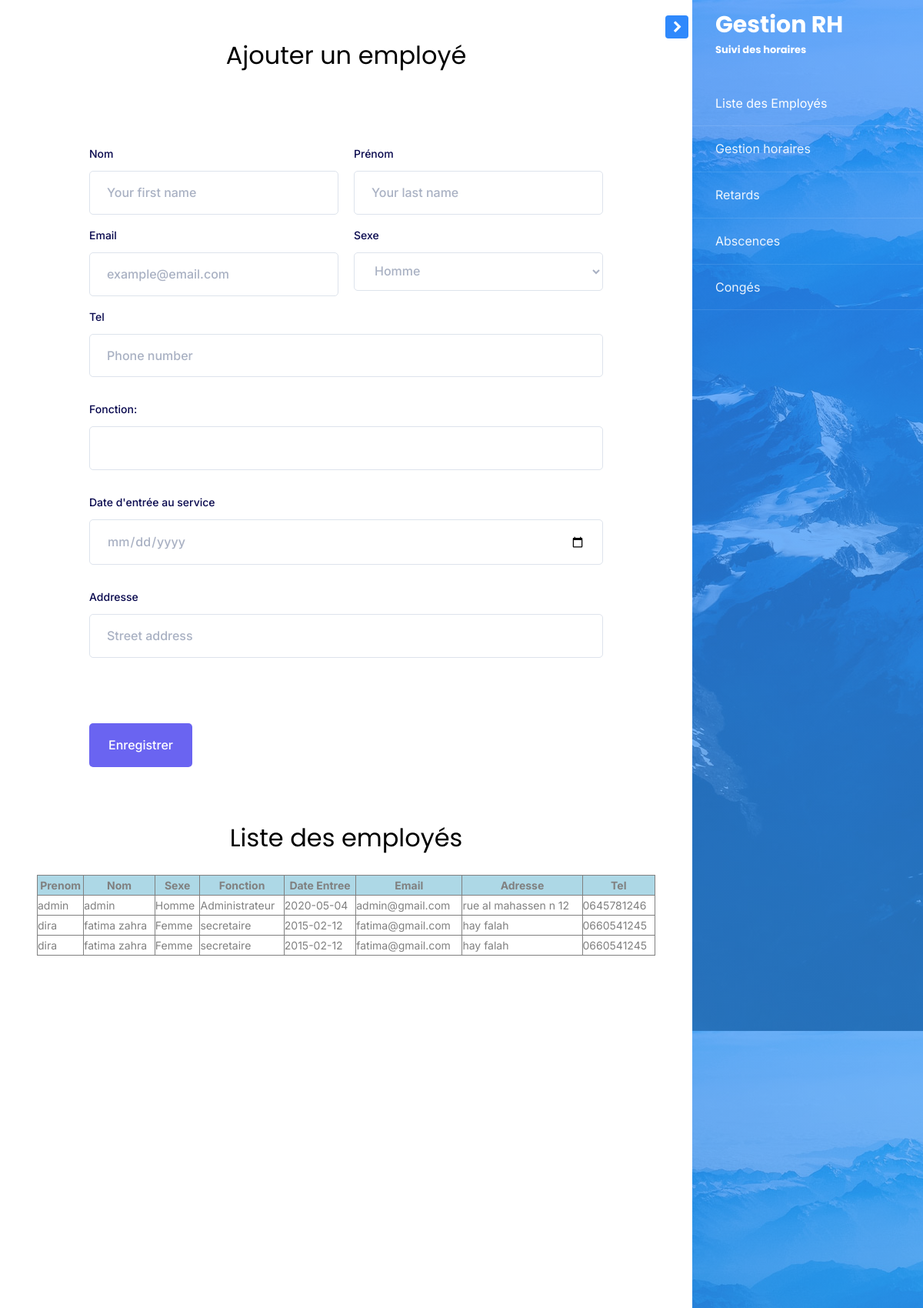
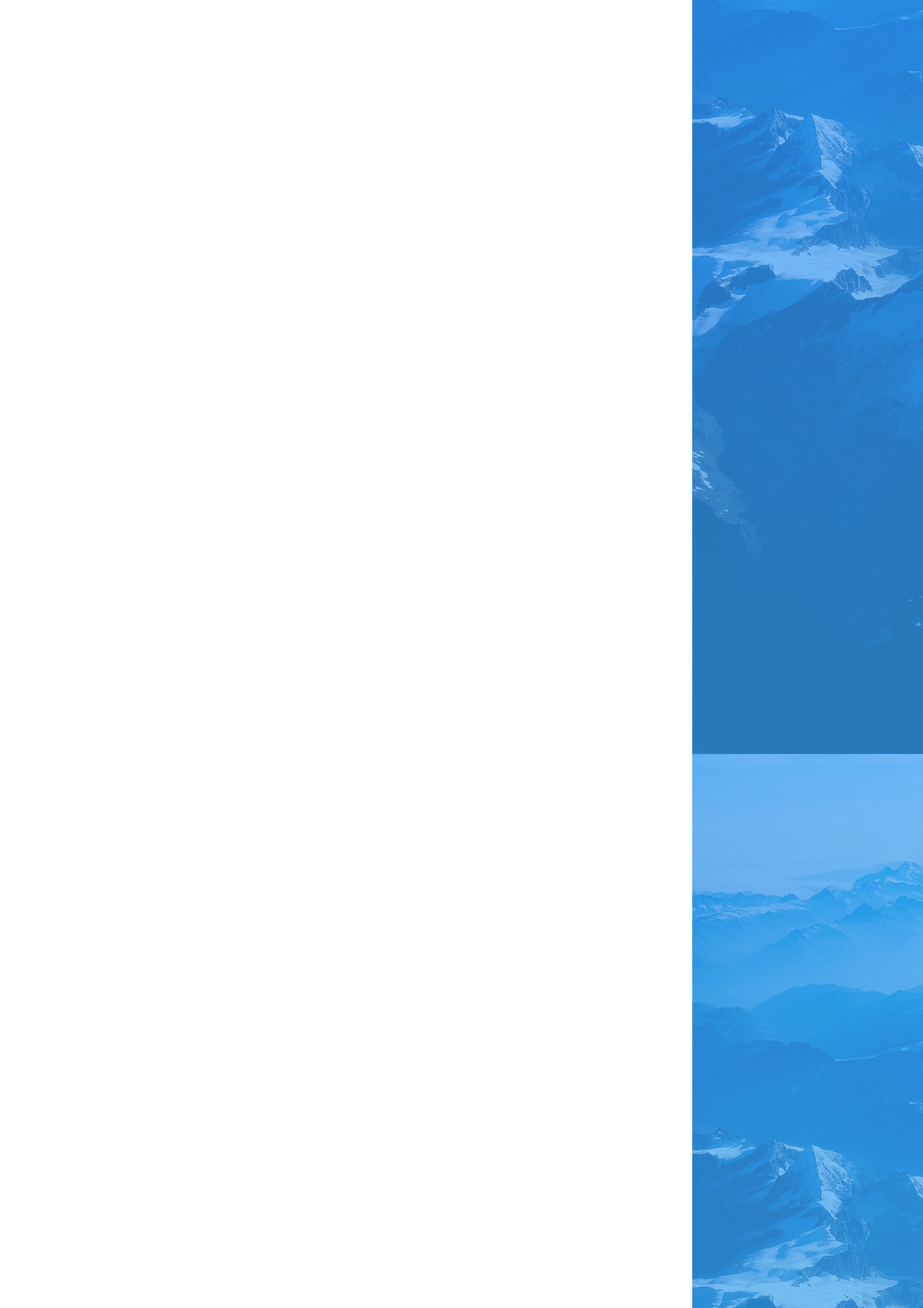
/php/index.php (upper part), run on the app's committed database (2 pictures, top to bottom).
### tables this page shows
CREATE TABLE IF NOT EXISTS `employees` (
  `Nom` varchar(58) NOT NULL,
  `Prénom` varchar(58) NOT NULL,
  `Email` varchar(58) NOT NULL,
  `Sexe` varchar(58) NOT NULL,
  `Tel` varchar(10) NOT NULL,
  `Fonction` varchar(58) NOT NULL,
  `Date_Entrée` varchar(100) NOT NULL,
  `adresse` varchar(100) NOT NULL
);

### php/index.php (the view, shortened to what this page needs)
<?php
$host = "localhost";
$username = "root";
$password = "";
$dbname = "employés";
$conn = mysqli_connect($host, $username, $password, $dbname);
$sql = "SELECT * FROM employees";
$result = mysqli_query($conn, $sql);
?><!doctype html>
<html lang="en">
<head>
    <link rel="stylesheet" href="https://stackpath.bootstrapcdn.com/font-awesome/4.7.0/css/font-awesome.min.css">
    <link rel="stylesheet" href="../css/style.css">
</head>
<body>
    <div class="wrapper d-flex align-items-stretch">
        <nav id="sidebar" class="order-last" class="img" style="background-image: url(images/bg_1.jpg);">
            <div class="custom-menu">
                <button type="button" id="sidebarCollapse" class="btn btn-primary">
	        </button>
            </div>
            <div class="">
                <h1><a href="index.html" class="logo">Gestion RH <span>Suivi des horaires</span></a></h1>
                <ul class="list-unstyled components mb-5">
                    <li class="active">
                        <a href="#" onclick="afficherEmployés();"><span></span>Liste des Employés</a>
                    </li>
                    <li>
                        <a href="#" onclick="afficherGestion();"><span></span>Gestion horaires</a>
                    </li>
                    <li>
                        <a href="#" onclick="afficherRetards();"><span></span> Retards</a>
                    </li>
                    <li>
                        <a href="#" onclick="afficherAbscences();"><span></span> Abscences</a>
                    </li>
                    <li>
                        <a href="#" onclick="afficherCongés();"><span></span> Congés</a>
                    </li>
                </ul>
            </div>
        </nav>
        <div id="content" class="p-4 p-md-5 pt-5">
          <div id="A" >
            <center>
                <h2 class="mb-4">Ajouter un employé</h2>
            </center>
            <div class="formbold-main-wrapper">
                <div class="formbold-form-wrapper">
                    <form action="" method="POST">
                        <div class="formbold-input-flex">
                            <div>
                                <label for="firstname" class="formbold-form-label"> Nom </label>
                                <input type="text" name="Nom" id="firstname" placeholder="Your first name" class="formbold-form-input" />
                            </div>
                            <div>
                                <label for="lastname" class="formbold-form-label"> Prénom </label>
                                <input type="text" name="Prénom" id="lastname" placeholder="Your last name" class="formbold-form-input" />
                            </div>
                        </div>
                        <div class="formbold-input-flex">
                            <div>
                                <label for="email" class="formbold-form-label"> Email </label>
                                <input type="email" name="Email" id="email" placeholder="example@email.com" class="formbold-form-input" />
                            </div>
                            <div>
                                <label class="formbold-form-label">Sexe</label>
                                <select class="formbold-form-input" name="Sexe" id="occupation">
						  <option value="Homme">Homme</option>
						  </select>
                            </div>
                        </div>
                        <div class="formbold-mb-3 formbold-input-wrapp">
                            <label for="phone" class="formbold-form-label"> Tel </label>
                            <div>
                                <input type="text" name="Tel" id="phone" placeholder="Phone number" class="formbold-form-input" />
                            </div>
                        </div>
                        <div class="formbold-mb-3">
                            <label for="age" class="formbold-form-label"> Fonction: </label>
                            <input type="text" name="Fonction" id="age" class="formbold-form-input" />
                        </div>
                        <div class="formbold-mb-3">
                            <label for="dob" class="formbold-form-label"> Date d'entrée au service </label>
                            <input type="date" name="DateE" id="dob" class="formbold-form-input" />
                        </div>
                        <div class="formbold-mb-3">
                            <label for="address" class="formbold-form-label"> Addresse </label>
                            <input type="text" name="Adresse" id="address" placeholder="Street address" class="formbold-form-input formbold-mb-3" />
                        </div>
                        <button class="formbold-btn" name="ajouter">Enregistrer</button>
                    </form>
                </div>
            </div>
        </div>
        <div id="B">
        <center>
                <h2 class="mb-4">Liste des employés</h2>
            </center>
            <?php
        if(mysqli_num_rows($result) > 0)
    {
       echo ' <table border="solid"  style="margin:0 auto; width: 100%">
       <tr style="text-align:center; background-color:#ADD8E6;">
       <th>Prenom</th>
       <th>Nom</th>
       <th>Sexe</th>
       <th>Fonction</th>
       <th>Date Entree</th>
       <th>Email</th>
       <th>Adresse</th>
       <th>Tel</th>
       </tr>
  ';
       while($row = mysqli_fetch_assoc($result)){
           echo '<tr > <td>' . $row["Prénom"] . '</td>
           <td>' . $row["Nom"] . '</td>
           <td>' . $row["Sexe"] . '</td>
           <td>' . $row["Fonction"] . '</td>
           <td>' . $row["Date_Entrée"] . '</td>
           <td> ' . $row["Email"] . '</td>
           <td>' . $row["adresse"] . '</td>
           <td>' . $row["Tel"] . '</td>
           </tr>';
       }
       echo '</table>';
    }
    else
    {
        echo "0 results";
    }?>
            </div>
    </div>
            </div>
</body>
</html>

### php/index.php (style rules this page uses)
* { margin: 0; padding: 0; box-sizing: border-box; }
body { font-family: 'Inter', sans-serif; }
.formbold-mb-3 { margin-bottom: 30px; }
.formbold-main-wrapper { display: flex; align-items: center; justify-content: center; padding: 48px; }
.formbold-form-wrapper { margin: 0 auto; max-width: 800px; width: 100%; background: white; padding: 20px; }
.formbold-input-wrapp>div { display: flex; gap: 20px; }
.formbold-input-flex { display: flex; gap: 20px; margin-bottom: 15px; }
.formbold-input-flex>div { width: 50%; }
.formbold-form-input { width: 100%; padding: 13px 22px; border-radius: 5px; border: 1px solid #dde3ec; background: #ffffff; font-weight: 500; font-size: 16px; color: #536387; outline: none; resize: none; }
.formbold-form-input::placeholder, select.formbold-form-input, .formbold-form-input[type='date']::-webkit-datetime-edit-text, .formbold-form-input[type='date']::-webkit-datetime-edit-month-field, .formbold-form-input[type='date']::-webkit-datetime-edit-day-field, .formbold-form-input[type='date']::-webkit-datetime-edit-year-field { color: rgba(83, 99, 135, 0.5); }
.formbold-form-label { color: #07074D; font-weight: 500; font-size: 14px; line-height: 24px; display: block; margin-bottom: 10px; }
.formbold-btn { text-align: center; width: 20%; font-size: 16px; border-radius: 5px; padding: 14px 25px; border: none; font-weight: 500; background-color: #6a64f1; color: white; cursor: pointer; margin-top: 25px; }

### data on the page
employees: Prénom "admin", Nom "admin", Sexe "Homme", Fonction "Administrateur", Date_Entrée "2020-05-04", Email "admin@gmail.com", adresse "rue al mahassen n 12", Tel "0645781246"
employees: Prénom "dira", Nom "fatima zahra", Sexe "Femme", Fonction "secretaire", Date_Entrée "2015-02-12", Email "fatima@gmail.com", adresse "hay falah", Tel "0660541245"
employees: Prénom "dira", Nom "fatima zahra", Sexe "Femme", Fonction "secretaire", Date_Entrée "2015-02-12", Email "fatima@gmail.com", adresse "hay falah", Tel "0660541245"
